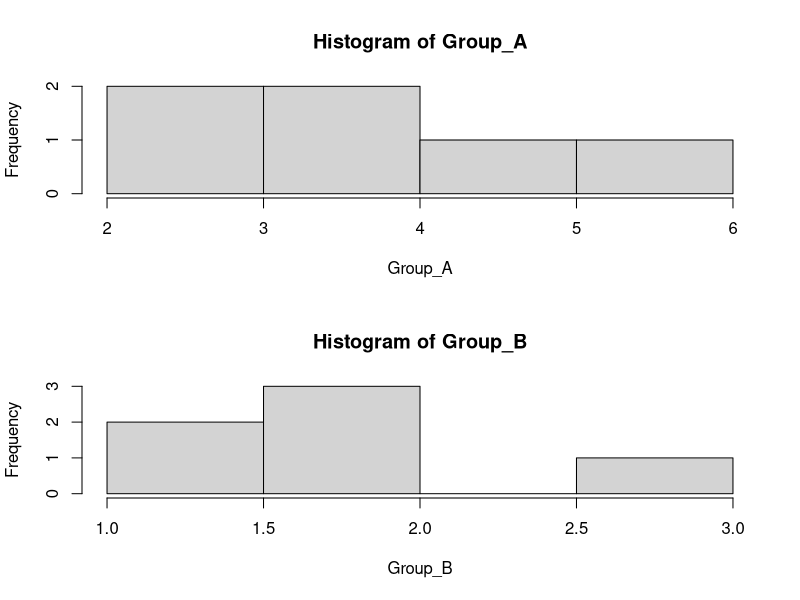
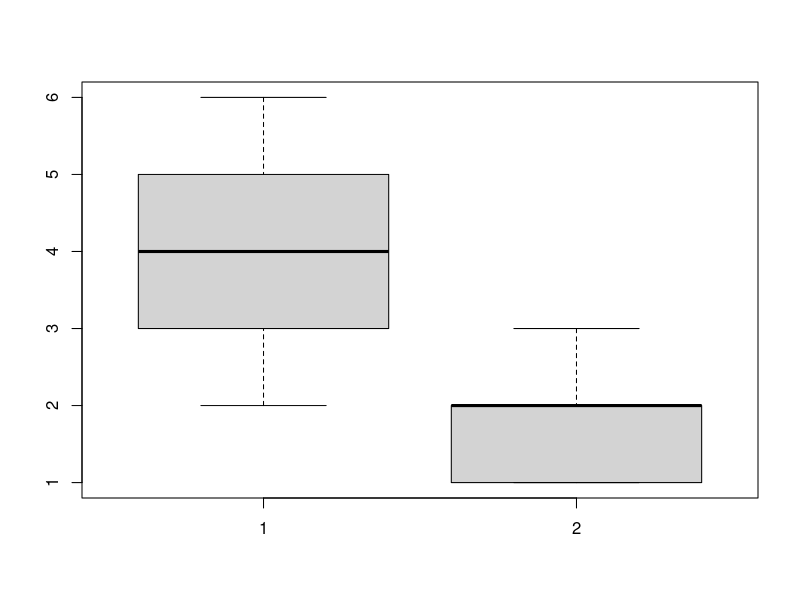

Here is the R script that generated these plots, in order:
# Hypothesis tesing:
help("wilcox.test")

# There is a significant difference in social media usage 
# between the two groups at the 5% significance level

# Social Media usage of two groups, Group A and Group B are given below:

Group_A <- c(3, 4, 2, 5, 6, 4)
Group_B <- c(1, 2, 2, 3, 1, 2)

# Check for normality using histograms/boxplots

# Histograms
par(mfrow=c(2,1))
hist(Group_A)
hist(Group_B)
# Boxplot
par(mfrow=c(1,1))
boxplot(Group_A, Group_B)


# Test for normality using Shapiro test
# H0; data comes from a normal population
shapiro.test(Group_A)
shapiro.test(Group_B)
# Result: The data (Group_A/Group_B usage) come from a normal population

help("wilcox.test")

# H0: There is no significant difference in social media usage between the two groups
# H1: There is a significant difference in social media usage between the two groups
wilcox.test(Group_A,Group_B, alternative = "two.sided",correct = FALSE) 

# Note: We got a warning as  cannot compute exact p-value with ties
# Let's remove 63.4 from orange bulbs
Group_A_1 <- c(3, 4, 2, 5, 6)
Group_B_1 <- c(1)

wilcox.test(Group_A_1,Group_B_1, alternative = "two.sided",correct = FALSE) 
# No warnings as there are no ties
# Note: We can perform hypothesis testing with ties and do not have to remove ties 

# At 0.05 level, we do not have enough evidence to conclude that 
# There is a significant difference in social media usage between the two groups